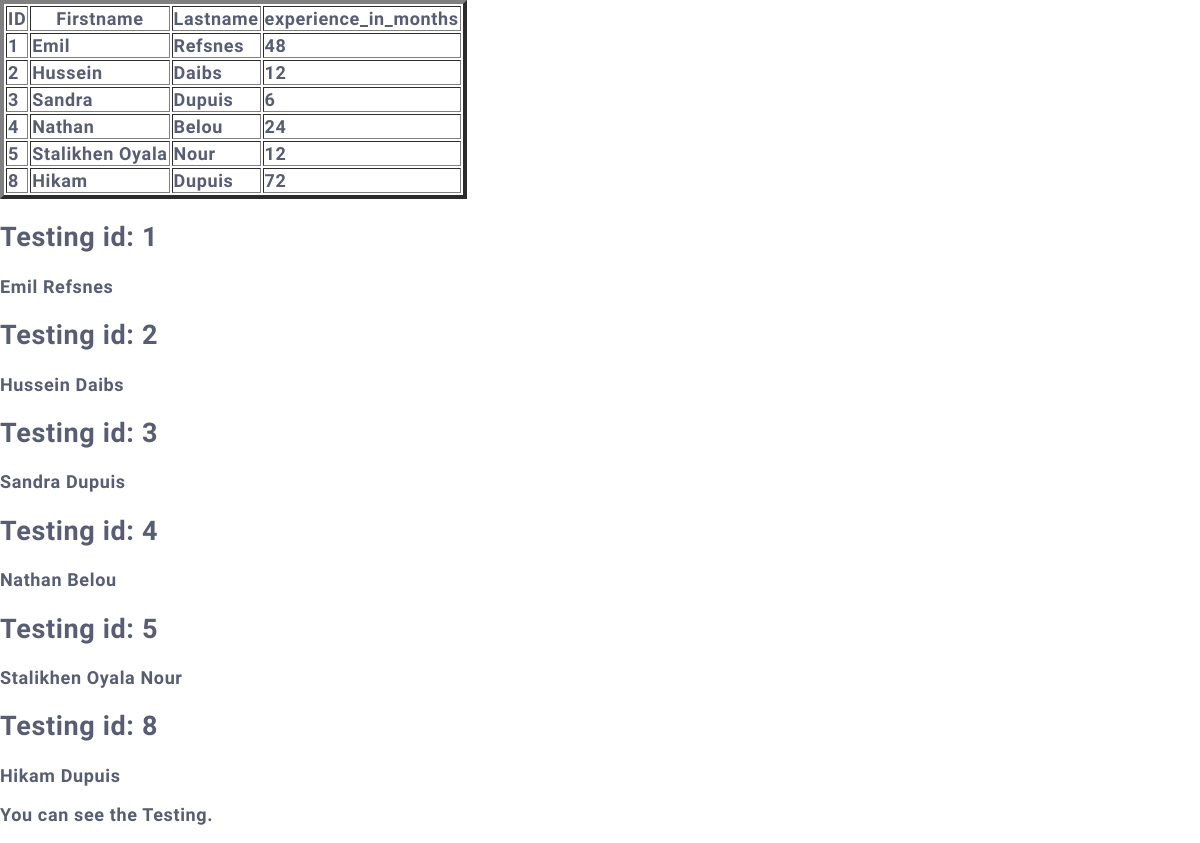
Page /testing/ on the earlier database version.
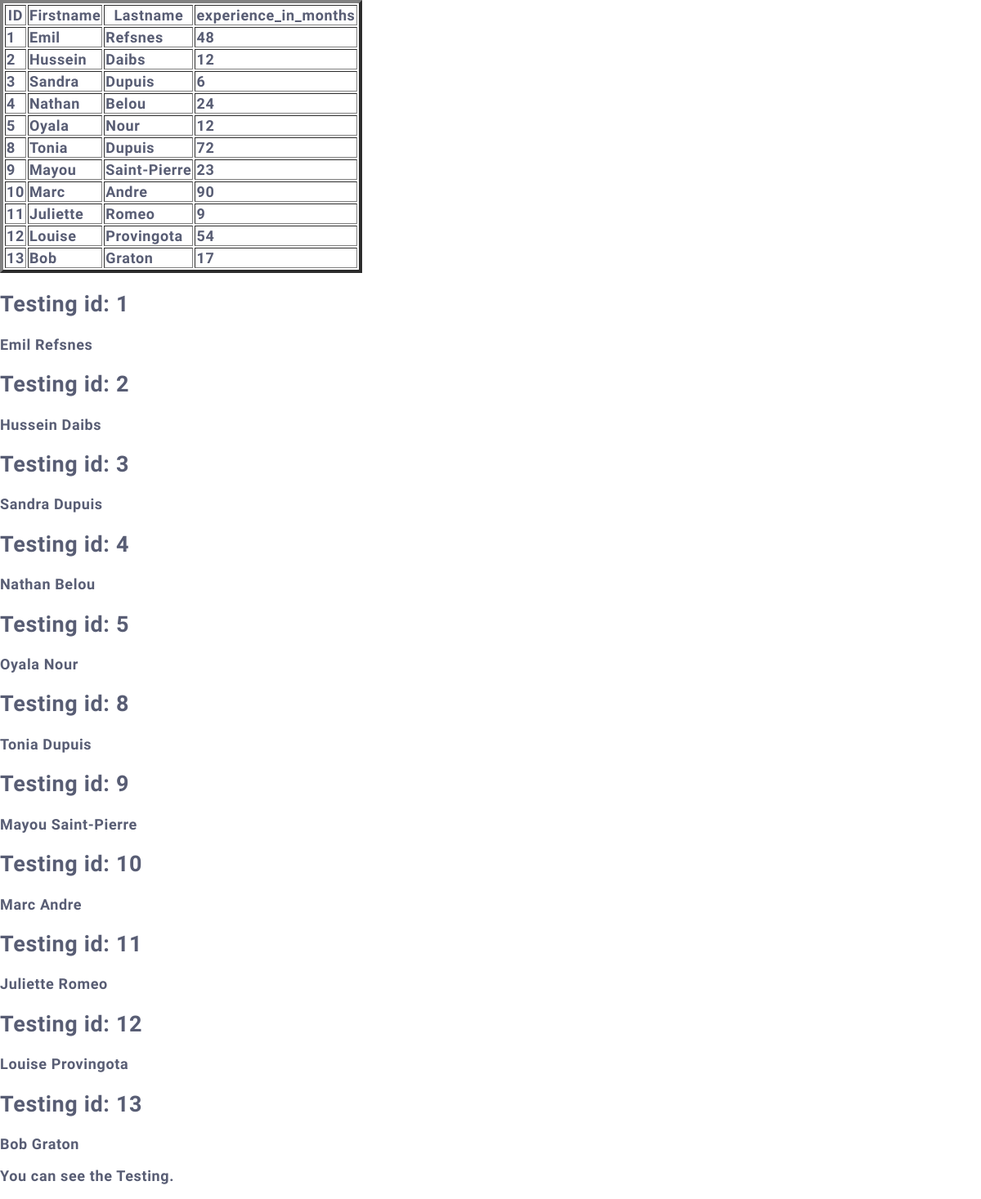
Same page on the later database version.
### members/models.py (models this page shows)
class Member(models.Model):
    firstname = models.CharField(max_length=255)
    lastname = models.CharField(max_length=255)
    phone = models.IntegerField(null=True)
    experience_in_months = models.IntegerField(null=True)
    joined_date = models.DateField(null=True)
    ranking_system = models.IntegerField(null=True)
    total_scores = models.IntegerField(null=True)
    user_email = models.CharField(max_length=80, default='SOME STRING')
    members_city = models.CharField(max_length=80, default='SOME STRING')
    slug = models.SlugField(default="", null=False)

### members/views.py (the view)
# urls.py: path('testing/', views.testing, name='testing'),
def testing(request):
  mymembers = Member.objects.all().values()
  template = loader.get_template('template.html')
  context = {
    'mymembers': mymembers,
  }
  return HttpResponse(template.render(context, request))

### members/templates/template.html (shortened to what this page needs)
{% load static %}
<!DOCTYPE html>
<html>
<link rel="stylesheet" href="{% static 'myglobal.css' %}">
<body>
<table border='4'>
  <tr>
    <th>ID</th>
    <th>Firstname</th>
    <th>Lastname</th>
    <th>experience_in_months</th>
  </tr>
  {% for x in mymembers %}
    <tr>
      <td>{{ x.id }}</td>
      <td>{{ x.firstname }}</td>
      <td>{{ x.lastname }}</td>
      <td> {{x.experience_in_months}} </td>
    </tr>
  {% endfor %}
</table>
{% for x in mymembers  %}
    <h2>Testing id: {{ x.id }}</h2>
    <p> {{ x.firstname }} {{ x.lastname }}</p>
{% endfor %}
<p> You can see the Testing.</p>
</body>
</html>

Differences in the rows shown:
changed Member "Nour": firstname "Stalikhen Oyala" → "Oyala"
changed Member id 8: firstname "Hikam" → "Tonia"
added Member: id "9", firstname "Mayou", lastname "Saint-Pierre", experience_in_months "23"
added Member: id "10", firstname "Marc", lastname "Andre", experience_in_months "90"
added Member: id "11", firstname "Juliette", lastname "Romeo", experience_in_months "9"
added Member: id "12", firstname "Louise", lastname "Provingota", experience_in_months "54"
added Member: id "13", firstname "Bob", lastname "Graton", experience_in_months "17"
